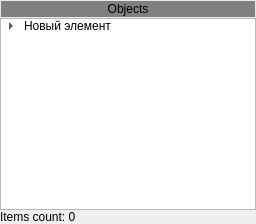
          <widget class="QWidget" name="widget" native="true">
           <layout class="QVBoxLayout" name="verticalLayout_5">
            <property name="spacing">
             <number>0</number>
            </property>
            <property name="leftMargin">
             <number>0</number>
            </property>
            <property name="topMargin">
             <number>0</number>
            </property>
            <property name="rightMargin">
             <number>0</number>
            </property>
            <property name="bottomMargin">
             <number>0</number>
            </property>
            <item>
             <widget class="QLabel" name="label_14">
              <property name="sizePolicy">
               <sizepolicy hsizetype="Expanding" vsizetype="Fixed">
                <horstretch>0</horstretch>
                <verstretch>0</verstretch>
               </sizepolicy>
              </property>
              <property name="styleSheet">
               <string notr="true">QLabel {
     border: 1px solid rgb(232, 232, 232);
     background-color: grey;
     padding: 1px;
}</string>
              </property>
              <property name="text">
               <string>Objects</string>
              </property>
              <property name="alignment">
               <set>Qt::AlignCenter</set>
              </property>
             </widget>
            </item>
            <item>
             <widget class="QTreeWidget" name="object_list">
              <property name="editTriggers">
               <set>QAbstractItemView::NoEditTriggers</set>
              </property>
              <property name="uniformRowHeights">
               <bool>false</bool>
              </property>
              <property name="animated">
               <bool>true</bool>
              </property>
              <property name="allColumnsShowFocus">
               <bool>false</bool>
              </property>
              <property name="wordWrap">
               <bool>false</bool>
              </property>
              <property name="headerHidden">
               <bool>true</bool>
              </property>
              <attribute name="headerCascadingSectionResizes">
               <bool>false</bool>
              </attribute>
              <attribute name="headerHighlightSections">
               <bool>false</bool>
              </attribute>
              <column>
               <property name="text">
                <string>empty</string>
               </property>
              </column>
              <item>
               <property name="text">
                <string>Новый элемент</string>
               </property>
               <property name="flags">
                <set>ItemIsSelectable|ItemIsEnabled</set>
               </property>
               <item>
                <property name="text">
                 <string>Новый дочерний элемент</string>
                </property>
               </item>
               <item>
                <property name="text">
                 <string>Новый элемент</string>
                </property>
               </item>
               <item>
                <property name="text">
                 <string>Новый элемент</string>
                </property>
               </item>
              </item>
             </widget>
            </item>
            <item>
             <widget class="QLabel" name="label_21">
              <property name="text">
               <string>Items count: 0</string>
              </property>
             </widget>
            </item>
           </layout>
          </widget>
